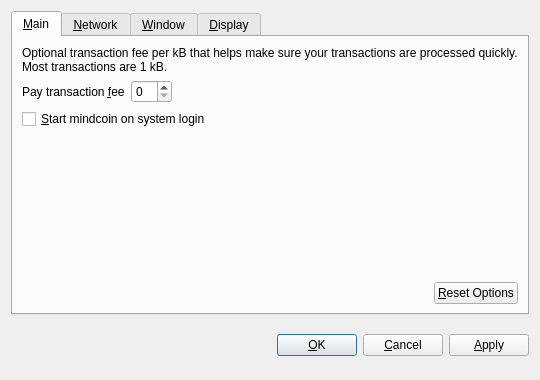
<?xml version="1.0" encoding="UTF-8"?>
<ui version="4.0">
 <class>OptionsDialog</class>
 <widget class="QDialog" name="OptionsDialog">
  <property name="geometry">
   <rect>
    <x>0</x>
    <y>0</y>
    <width>540</width>
    <height>380</height>
   </rect>
  </property>
  <property name="windowTitle">
   <string>Options</string>
  </property>
  <property name="modal">
   <bool>true</bool>
  </property>
  <layout class="QVBoxLayout" name="verticalLayout">
   <item>
    <widget class="QTabWidget" name="tabWidget">
     <property name="tabPosition">
      <enum>QTabWidget::North</enum>
     </property>
     <property name="currentIndex">
      <number>0</number>
     </property>
     <widget class="QWidget" name="tabMain">
      <attribute name="title">
       <string>&amp;Main</string>
      </attribute>
      <layout class="QVBoxLayout" name="verticalLayout_Main">
       <item>
        <widget class="QLabel" name="transactionFeeInfoLabel">
         <property name="text">
          <string>Optional transaction fee per kB that helps make sure your transactions are processed quickly. Most transactions are 1 kB.</string>
         </property>
         <property name="textFormat">
          <enum>Qt::PlainText</enum>
         </property>
         <property name="wordWrap">
          <bool>true</bool>
         </property>
        </widget>
       </item>
       <item>
        <layout class="QHBoxLayout" name="horizontalLayout_1_Main">
         <item>
          <widget class="QLabel" name="transactionFeeLabel">
           <property name="text">
            <string>Pay transaction &amp;fee</string>
           </property>
           <property name="textFormat">
            <enum>Qt::PlainText</enum>
           </property>
           <property name="buddy">
            <cstring>transactionFee</cstring>
           </property>
          </widget>
         </item>
         <item>
          <widget class="BitcoinAmountField" name="transactionFee"/>
         </item>
         <item>
          <spacer name="horizontalSpacer_1_Main">
           <property name="orientation">
            <enum>Qt::Horizontal</enum>
           </property>
           <property name="sizeHint" stdset="0">
            <size>
             <width>40</width>
             <height>20</height>
            </size>
           </property>
          </spacer>
         </item>
        </layout>
       </item>
       <item>
        <widget class="QCheckBox" name="bitcoinAtStartup">
         <property name="toolTip">
          <string>Automatically start mindcoin after logging in to the system.</string>
         </property>
         <property name="text">
          <string>&amp;Start mindcoin on system login</string>
         </property>
        </widget>
       </item>
       <item>
        <spacer name="verticalSpacer_Main">
         <property name="orientation">
          <enum>Qt::Vertical</enum>
         </property>
         <property name="sizeHint" stdset="0">
          <size>
           <width>20</width>
           <height>40</height>
          </size>
         </property>
        </spacer>
       </item>
       <item>
        <layout class="QHBoxLayout" name="horizontalLayout_2_Main">
         <item>
          <spacer name="horizontalSpacer_2_Main">
           <property name="orientation">
            <enum>Qt::Horizontal</enum>
           </property>
           <property name="sizeHint" stdset="0">
            <size>
             <width>40</width>
             <height>20</height>
            </size>
           </property>
          </spacer>
         </item>
         <item>
          <widget class="QPushButton" name="resetButton">
           <property name="toolTip">
            <string>Reset all client options to default.</string>
           </property>
           <property name="text">
            <string>&amp;Reset Options</string>
           </property>
           <property name="autoDefault">
            <bool>false</bool>
           </property>
          </widget>
         </item>
        </layout>
       </item>
      </layout>
     </widget>
     <widget class="QWidget" name="tabNetwork">
      <attribute name="title">
       <string>&amp;Network</string>
      </attribute>
      <layout class="QVBoxLayout" name="verticalLayout_Network">
       <item>
        <widget class="QCheckBox" name="mapPortUpnp">
         <property name="toolTip">
          <string>Automatically open the mindcoin client port on the router. This only works when your router supports UPnP and it is enabled.</string>
         </property>
         <property name="text">
          <string>Map port using &amp;UPnP</string>
         </property>
        </widget>
       </item>
       <item>
        <widget class="QCheckBox" name="connectSocks">
         <property name="toolTip">
          <string>Connect to the mindcoin network through a SOCKS proxy (e.g. when connecting through Tor).</string>
         </property>
         <property name="text">
          <string>&amp;Connect through SOCKS proxy:</string>
         </property>
        </widget>
       </item>
       <item>
        <layout class="QHBoxLayout" name="horizontalLayout_Network">
         <item>
          <widget class="QLabel" name="proxyIpLabel">
           <property name="text">
            <string>Proxy &amp;IP:</string>
           </property>
           <property name="textFormat">
            <enum>Qt::PlainText</enum>
           </property>
           <property name="buddy">
            <cstring>proxyIp</cstring>
           </property>
          </widget>
         </item>
         <item>
          <widget class="QValidatedLineEdit" name="proxyIp">
           <property name="maximumSize">
            <size>
             <width>140</width>
             <height>16777215</height>
            </size>
           </property>
           <property name="toolTip">
            <string>IP address of the proxy (e.g. 127.0.0.1)</string>
           </property>
          </widget>
         </item>
         <item>
          <widget class="QLabel" name="proxyPortLabel">
           <property name="text">
            <string>&amp;Port:</string>
           </property>
           <property name="textFormat">
            <enum>Qt::PlainText</enum>
           </property>
           <property name="buddy">
            <cstring>proxyPort</cstring>
           </property>
          </widget>
         </item>
         <item>
          <widget class="QLineEdit" name="proxyPort">
           <property name="maximumSize">
            <size>
             <width>55</width>
             <height>16777215</height>
            </size>
           </property>
           <property name="toolTip">
            <string>Port of the proxy (e.g. 9050)</string>
           </property>
          </widget>
         </item>
         <item>
          <widget class="QLabel" name="socksVersionLabel">
           <property name="text">
            <string>SOCKS &amp;Version:</string>
           </property>
           <property name="textFormat">
            <enum>Qt::PlainText</enum>
           </property>
           <property name="buddy">
            <cstring>socksVersion</cstring>
           </property>
          </widget>
         </item>
         <item>
          <widget class="QValueComboBox" name="socksVersion">
           <property name="toolTip">
            <string>SOCKS version of the proxy (e.g. 5)</string>
           </property>
          </widget>
         </item>
         <item>
          <spacer name="horizontalSpacer_Network">
           <property name="orientation">
            <enum>Qt::Horizontal</enum>
           </property>
           <property name="sizeHint" stdset="0">
            <size>
             <width>40</width>
             <height>20</height>
            </size>
           </property>
          </spacer>
         </item>
        </layout>
       </item>
       <item>
        <spacer name="verticalSpacer_Network">
         <property name="orientation">
          <enum>Qt::Vertical</enum>
         </property>
         <property name="sizeHint" stdset="0">
          <size>
           <width>20</width>
           <height>40</height>
          </size>
         </property>
        </spacer>
       </item>
      </layout>
     </widget>
     <widget class="QWidget" name="tabWindow">
      <attribute name="title">
       <string>&amp;Window</string>
      </attribute>
      <layout class="QVBoxLayout" name="verticalLayout_Window">
       <item>
        <widget class="QCheckBox" name="minimizeToTray">
         <property name="toolTip">
          <string>Show only a tray icon after minimizing the window.</string>
         </property>
         <property name="text">
          <string>&amp;Minimize to the tray instead of the taskbar</string>
         </property>
        </widget>
       </item>
       <item>
        <widget class="QCheckBox" name="minimizeOnClose">
         <property name="toolTip">
          <string>Minimize instead of exit the application when the window is closed. When this option is enabled, the application will be closed only after selecting Quit in the menu.</string>
         </property>
         <property name="text">
          <string>M&amp;inimize on close</string>
         </property>
        </widget>
       </item>
       <item>
        <spacer name="verticalSpacer_Window">
         <property name="orientation">
          <enum>Qt::Vertical</enum>
         </property>
         <property name="sizeHint" stdset="0">
          <size>
           <width>20</width>
           <height>40</height>
          </size>
         </property>
        </spacer>
       </item>
      </layout>
     </widget>
     <widget class="QWidget" name="tabDisplay">
      <attribute name="title">
       <string>&amp;Display</string>
      </attribute>
      <layout class="QVBoxLayout" name="verticalLayout_Display">
       <item>
        <layout class="QHBoxLayout" name="horizontalLayout_1_Display">
         <item>
          <widget class="QLabel" name="langLabel">
           <property name="text">
            <string>User Interface &amp;language:</string>
           </property>
           <property name="textFormat">
            <enum>Qt::PlainText</enum>
           </property>
           <property name="buddy">
            <cstring>lang</cstring>
           </property>
          </widget>
         </item>
         <item>
          <widget class="QValueComboBox" name="lang">
           <property name="toolTip">
            <string>The user interface language can be set here. This setting will take effect after restarting mindcoin.</string>
           </property>
          </widget>
         </item>
        </layout>
       </item>
       <item>
        <layout class="QHBoxLayout" name="horizontalLayout_2_Display">
         <item>
          <widget class="QLabel" name="unitLabel">
           <property name="text">
            <string>&amp;Unit to show amounts in:</string>
           </property>
           <property name="textFormat">
            <enum>Qt::PlainText</enum>
           </property>
           <property name="buddy">
            <cstring>unit</cstring>
           </property>
          </widget>
         </item>
         <item>
          <widget class="QValueComboBox" name="unit">
           <property name="toolTip">
            <string>Choose the default subdivision unit to show in the interface and when sending coins.</string>
           </property>
          </widget>
         </item>
        </layout>
       </item>
       <item>
        <widget class="QCheckBox" name="displayAddresses">
         <property name="toolTip">
          <string>Whether to show mindcoin addresses in the transaction list or not.</string>
         </property>
         <property name="text">
          <string>&amp;Display addresses in transaction list</string>
         </property>
        </widget>
       </item>
       <item>
        <widget class="QCheckBox" name="coinControlFeatures">
         <property name="toolTip">
          <string>Whether to show coin control features or not.</string>
         </property>
         <property name="text">
          <string>Display coin &amp;control features (experts only!)</string>
         </property>
        </widget>
       </item>
       <item>
        <spacer name="verticalSpacer_Display">
         <property name="orientation">
          <enum>Qt::Vertical</enum>
         </property>
         <property name="sizeHint" stdset="0">
          <size>
           <width>20</width>
           <height>40</height>
          </size>
         </property>
        </spacer>
       </item>
      </layout>
     </widget>
    </widget>
   </item>
   <item>
    <layout class="QHBoxLayout" name="horizontalLayout_Buttons">
     <item>
      <spacer name="horizontalSpacer_1">
       <property name="orientation">
        <enum>Qt::Horizontal</enum>
       </property>
       <property name="sizeHint" stdset="0">
        <size>
         <width>40</width>
         <height>48</height>
        </size>
       </property>
      </spacer>
     </item>
     <item>
      <widget class="QLabel" name="statusLabel">
       <property name="font">
        <font>
         <weight>75</weight>
         <bold>true</bold>
        </font>
       </property>
       <property name="text">
        <string/>
       </property>
       <property name="textFormat">
        <enum>Qt::PlainText</enum>
       </property>
       <property name="wordWrap">
        <bool>true</bool>
       </property>
      </widget>
     </item>
     <item>
      <spacer name="horizontalSpacer_2">
       <property name="orientation">
        <enum>Qt::Horizontal</enum>
       </property>
       <property name="sizeHint" stdset="0">
        <size>
         <width>40</width>
         <height>48</height>
        </size>
       </property>
      </spacer>
     </item>
     <item>
      <widget class="QPushButton" name="okButton">
       <property name="text">
        <string>&amp;OK</string>
       </property>
      </widget>
     </item>
     <item>
      <widget class="QPushButton" name="cancelButton">
       <property name="text">
        <string>&amp;Cancel</string>
       </property>
       <property name="autoDefault">
        <bool>false</bool>
       </property>
      </widget>
     </item>
     <item>
      <widget class="QPushButton" name="applyButton">
       <property name="text">
        <string>&amp;Apply</string>
       </property>
       <property name="autoDefault">
        <bool>false</bool>
       </property>
      </widget>
     </item>
    </layout>
   </item>
  </layout>
 </widget>
 <customwidgets>
  <customwidget>
   <class>BitcoinAmountField</class>
   <extends>QSpinBox</extends>
   <header>bitcoinamountfield.h</header>
  </customwidget>
  <customwidget>
   <class>QValueComboBox</class>
   <extends>QComboBox</extends>
   <header>qvaluecombobox.h</header>
  </customwidget>
  <customwidget>
   <class>QValidatedLineEdit</class>
   <extends>QLineEdit</extends>
   <header>qvalidatedlineedit.h</header>
  </customwidget>
 </customwidgets>
 <resources/>
 <connections/>
</ui>
